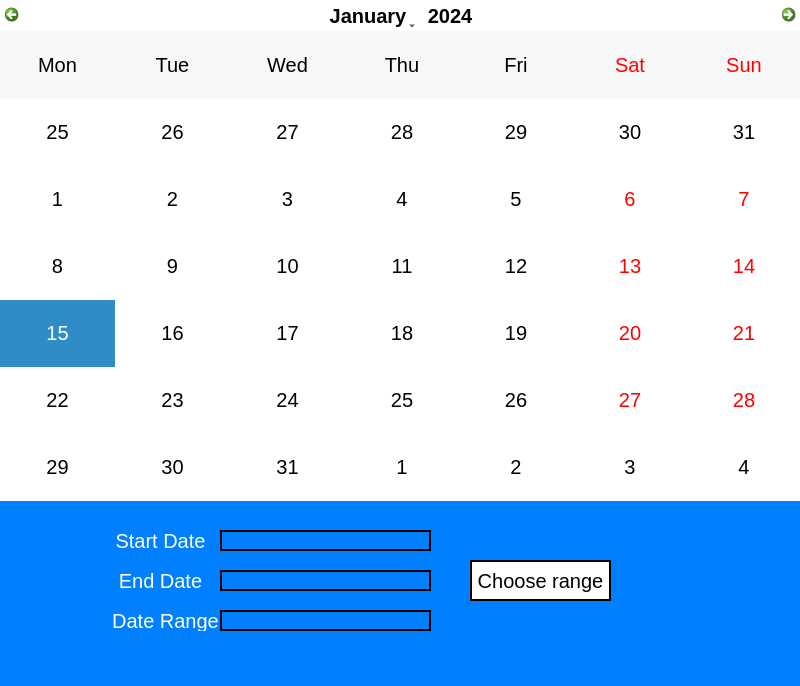
<?xml version="1.0" encoding="UTF-8"?>
<ui version="4.0">
 <class>edit_ganttChart_choose_date_range_window</class>
 <widget class="QMainWindow" name="edit_ganttChart_choose_date_range_window">
  <property name="geometry">
   <rect>
    <x>0</x>
    <y>0</y>
    <width>800</width>
    <height>686</height>
   </rect>
  </property>
  <property name="windowTitle">
   <string>Choose Date Range</string>
  </property>
  <property name="styleSheet">
   <string notr="true">background-color: rgb(0, 127, 255);
color: white;
font-family: &quot;calibri Light&quot;;</string>
  </property>
  <widget class="QWidget" name="centralwidget">
   <widget class="QCalendarWidget" name="calendarWidget">
    <property name="geometry">
     <rect>
      <x>0</x>
      <y>0</y>
      <width>801</width>
      <height>501</height>
     </rect>
    </property>
    <property name="styleSheet">
     <string notr="true">background-color: white;
color: black;
font-size: 20px;</string>
    </property>
    <property name="verticalHeaderFormat">
     <enum>QCalendarWidget::NoVerticalHeader</enum>
    </property>
   </widget>
   <widget class="QLabel" name="label_3">
    <property name="geometry">
     <rect>
      <x>110</x>
      <y>570</y>
      <width>101</width>
      <height>21</height>
     </rect>
    </property>
    <property name="styleSheet">
     <string notr="true">font-size: 20px;
color: white;
border: none;</string>
    </property>
    <property name="text">
     <string>End Date</string>
    </property>
    <property name="alignment">
     <set>Qt::AlignCenter</set>
    </property>
   </widget>
   <widget class="QLabel" name="label_4">
    <property name="geometry">
     <rect>
      <x>110</x>
      <y>610</y>
      <width>111</width>
      <height>21</height>
     </rect>
    </property>
    <property name="styleSheet">
     <string notr="true">font-size: 20px;
color: white;
border: none;</string>
    </property>
    <property name="text">
     <string>Date Range</string>
    </property>
    <property name="alignment">
     <set>Qt::AlignCenter</set>
    </property>
   </widget>
   <widget class="QLineEdit" name="edit_ganttChart_date_rage_input">
    <property name="geometry">
     <rect>
      <x>220</x>
      <y>610</y>
      <width>211</width>
      <height>21</height>
     </rect>
    </property>
    <property name="styleSheet">
     <string notr="true">background-color: &quot;Light gray&quot;;
color: black;
font-size: 20px;
Border: 2px solid black;</string>
    </property>
    <property name="text">
     <string/>
    </property>
   </widget>
   <widget class="QLabel" name="label_2">
    <property name="geometry">
     <rect>
      <x>110</x>
      <y>530</y>
      <width>101</width>
      <height>21</height>
     </rect>
    </property>
    <property name="styleSheet">
     <string notr="true">font-size: 20px;
color: white;
border: none;</string>
    </property>
    <property name="text">
     <string>Start Date</string>
    </property>
    <property name="alignment">
     <set>Qt::AlignCenter</set>
    </property>
   </widget>
   <widget class="QPushButton" name="edit_ganttChart_choose_range_btn">
    <property name="geometry">
     <rect>
      <x>470</x>
      <y>560</y>
      <width>141</width>
      <height>41</height>
     </rect>
    </property>
    <property name="styleSheet">
     <string notr="true">background-color: white;
color: black;
border: 2px solid black;
border-radius: none;
font-size: 20px;</string>
    </property>
    <property name="text">
     <string>Choose range</string>
    </property>
   </widget>
   <widget class="QLineEdit" name="edit_ganttChart_end_input3">
    <property name="geometry">
     <rect>
      <x>220</x>
      <y>570</y>
      <width>211</width>
      <height>21</height>
     </rect>
    </property>
    <property name="styleSheet">
     <string notr="true">background-color: &quot;Light gray&quot;;
color: black;
font-size: 20px;
Border: 2px solid black;</string>
    </property>
    <property name="text">
     <string/>
    </property>
   </widget>
   <widget class="QLineEdit" name="edit_ganttChart_start_input">
    <property name="geometry">
     <rect>
      <x>220</x>
      <y>530</y>
      <width>211</width>
      <height>21</height>
     </rect>
    </property>
    <property name="styleSheet">
     <string notr="true">background-color: &quot;Light gray&quot;;
color: black;
font-size: 20px;
Border: 2px solid black;</string>
    </property>
   </widget>
  </widget>
 </widget>
 <resources/>
 <connections/>
</ui>
